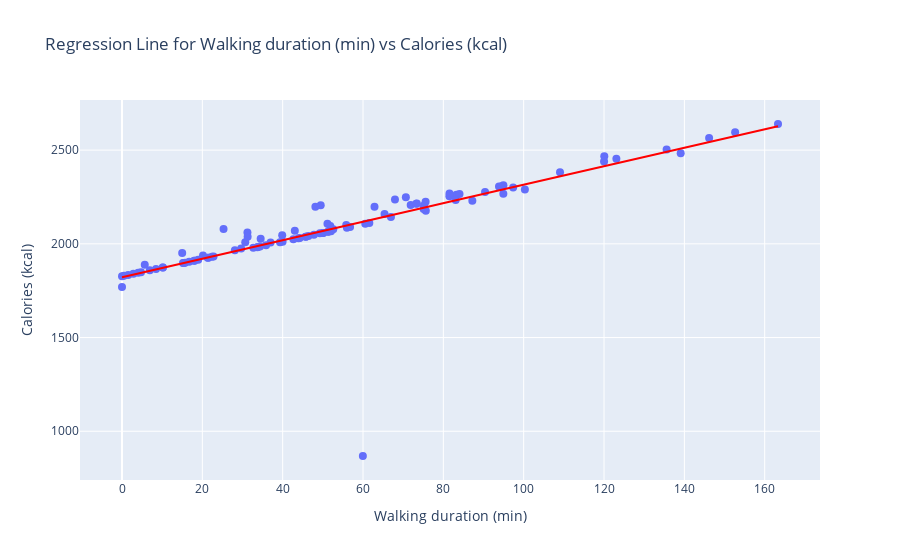

The code cell stored with this chart in its notebook:
### Markdown cell above
### adding regression line

### Code cell
import plotly.express as px

# Example dataset
fig = px.scatter(data, 
    x='Walking duration (min)', 
    y='Calories (kcal)', 
    title='Regression Line for Walking duration (min) vs Calories (kcal)',
    trendline='ols',  # Adds the regression line OLS -> ORDINARY LEAST SQUARE
    trendline_color_override='red'  # Change the trendline color to red
)

fig.update_traces(marker=dict(size=8))  # Adjust point size for scatter points
fig.show()
